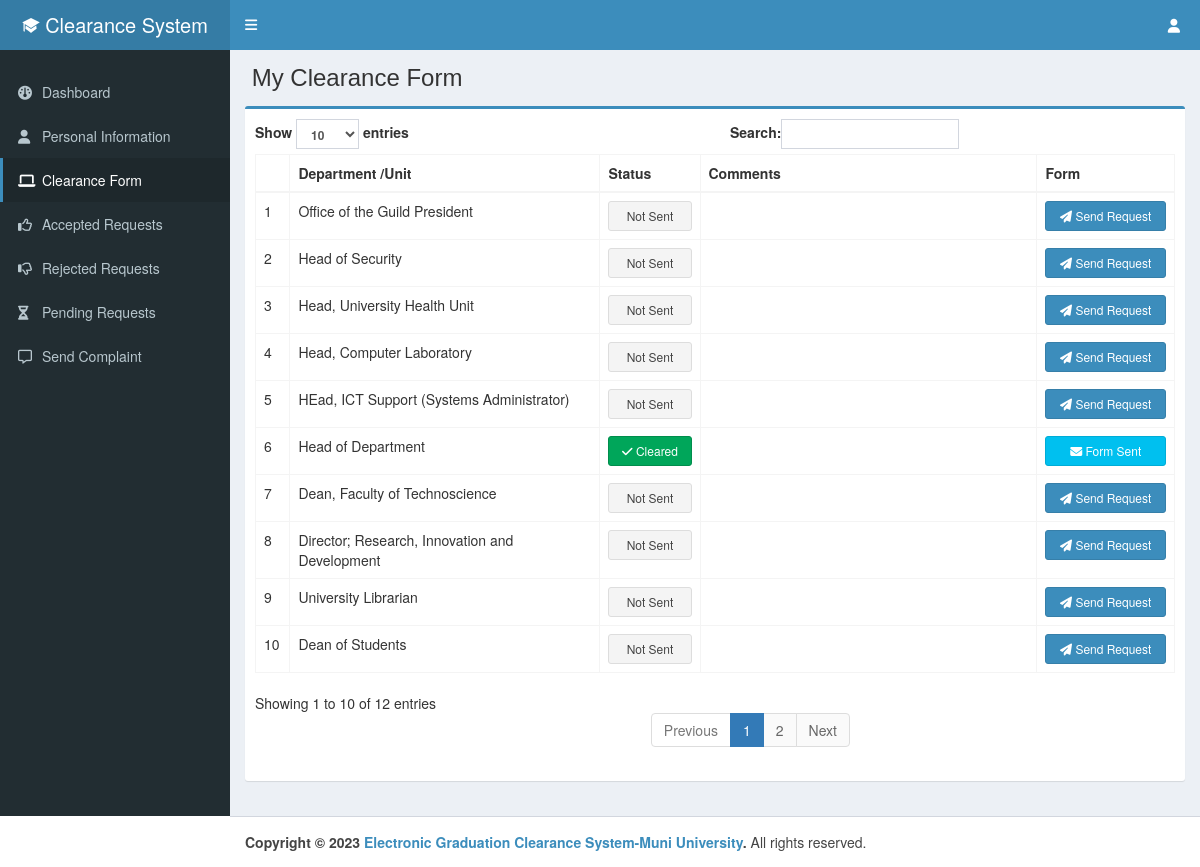
Screenshot of /student/Untitled-1.php with the database file from the repository.
### tables this page shows
CREATE TABLE `offices` (
  `officeid` int(11) NOT NULL,
  `office_name` varchar(100) NOT NULL,
  `office_acronym` varchar(25) NOT NULL,
  `office_head` varchar(25) NOT NULL
);

### student/Untitled-1.php (the view, shortened to what this page needs)
<?php include('header.php') ?>
<aside class="main-sidebar">
    <section class="sidebar">
        <ul class="sidebar-menu" data-widget="tree">
            <br>
            <li><a href="dashboard.php"><i class="fa fa-gauge"></i> Dashboard</a></li>
            <li><a href="profile.php"><i class="fa fa-user"></i> Personal Information</a></li>
            <li class="active"><a href="clearance_form.php"><i class="fa fa-laptop"></i> Clearance Form</a></li>
            <li><a href="accepted_requests.php"><i class="fa fa-regular fa-thumbs-up"></i> Accepted Requests</a></li>
            <li><a href="rejected_requests.php"><i class="fa fa-regular fa-thumbs-down"></i> Rejected Requests</a></li>
            <li><a href="pending_requests.php"><i class="fa fa-hourglass-half"></i> Pending Requests</a></li>
            <li><a href="send_complaint.php"><i class="fa fa-regular fa-message"></i> Send Complaint</a></li>
        </ul>
    </section>
</aside>
<div class="content-wrapper">
    <section class="content-header">
        <h1>&nbsp;My Clearance Form </h1>
    </section>
    <section class="content">
        <div class="row">
            <div class="col-lg-12">
                <div class="box box-primary">
                    <div class="box-body">
                        <table id="example1" class="table table-bordered">
                            <thead>
                                <tr>
                                    <th style="width: 5%"></th>
                                    <th style="width: 35%">Department /Unit</th>
                                    <th style="width: 10%">Status</th>
                                    <th style="width: 38%">Comments</th>
                                    <th>Form</th>
                                </tr>
                            </thead>
                            <tbody>
                                <?php
                                    $counter = 0;
                                    $sql = $db->query("SELECT * FROM offices LEFT JOIN clearance ON clearance.office = offices.officeid LEFT JOIN students ON students.studentid = clearance.student_name ORDER BY officeid ASC");
                                    while ($row = $sql->fetch_array()) {
                                        $cleared = $row['formStatus'];
                                        if ($cleared == 1) {
                                            $statusButton = '<button class="btn btn-success btn-sm btn-block"><i class="fa fa-check"></i> Cleared</button>';
                                        } elseif ($cleared == 2) {
                                            $statusButton = '<button class="btn btn-danger btn-sm btn-block"><i class="fa fa-times"></i> Not Cleared</button>';
                                        } elseif ($row['sendStatus'] == 1) {
                                            $statusButton = '<button class="btn btn-warning btn-sm btn-block"><i class="fa fa-hourglass-half"></i> Pending</button>';
                                        } else {
                                            $statusButton = '<button class="btn btn-default btn-sm btn-block">Not Sent</button>';
                                        }
                                        if ($row['formStatus'] == 2 && $row['sendStatus'] == 1) {
                                            $btn = '<a href="clearance_form.php?formid=' . $row['officeid'] . '" class="btn btn-primary btn-sm btn-block"><i class="fa fa-redo"></i> Resend Request</a>';
                                        } elseif ($row['sendStatus'] == 1) {
                                            $btn = '<button class="btn btn-info btn-sm btn-block"><i class="fa fa-envelope"></i> Form Sent</button>';
                                        } else {
                                            $btn = '<a href="clearance_form.php?formid=' . $row['officeid'] . '" class="btn btn-primary btn-sm btn-block"><i class="fa fa-paper-plane"></i> Send Request</a>';
                                        }
                                        $counter++;
                                ?>
                                    <tr>
                                        <td><?php echo $counter ?></td>
                                        <td><?php echo $row['office_name']; ?></td>
                                        <td style="text-align: center;"><?php echo $statusButton; ?></td>
                                        <td><?php echo ($row['formStatus'] == 1 || $row['formStatus'] == 2) ? $row['formComments'] : ''; ?></td>
                                        <td><?php echo $btn ?></td>
                                    </tr>
                                <?php } ?>
                            </tbody>
                        </table>
                    </div>
                </div>
            </div>
        </div>
    </section>
</div>
<?php include('footer.php') ?>

### rows the page displays
offices: office_name "Office of the Guild President", shows "Not Sent"
offices: office_name "Head of Security", shows "Not Sent"
offices: office_name "Head, University Health Unit", shows "Not Sent"
offices: office_name "Head, Computer Laboratory", shows "Not Sent"
offices: office_name "HEad, ICT Support (Systems Administrator)", shows "Not Sent"
offices: office_name "Head of Department", shows "Cleared", shows "Form Sent"
offices: office_name "Dean, Faculty of Technoscience", shows "Not Sent"
offices: office_name "Director; Research, Innovation and Development", shows "Not Sent"
offices: office_name "University Librarian", shows "Not Sent"
offices: office_name "Dean of Students", shows "Not Sent"
